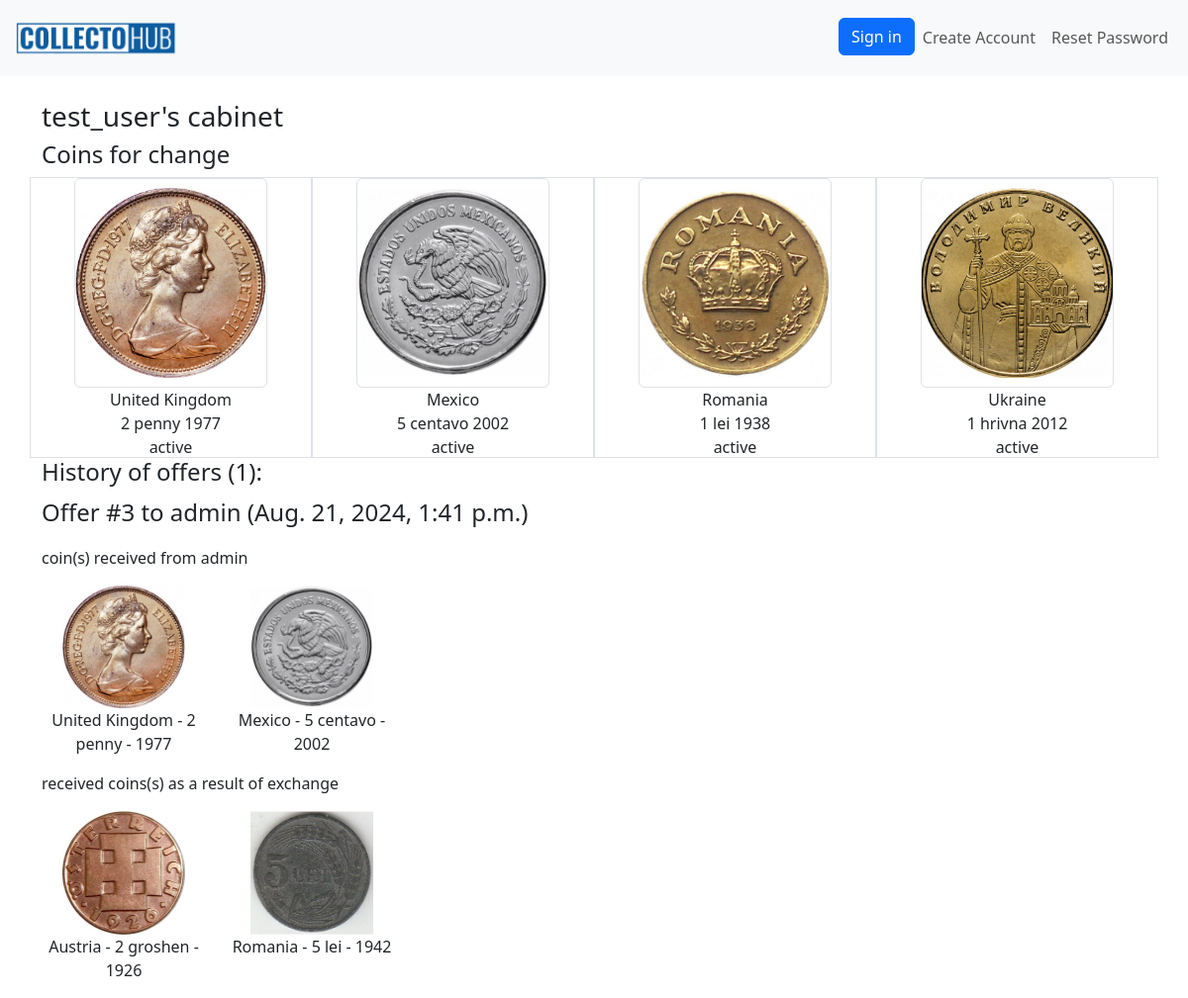
Page /user/cabinet/4/ on the earlier database version.
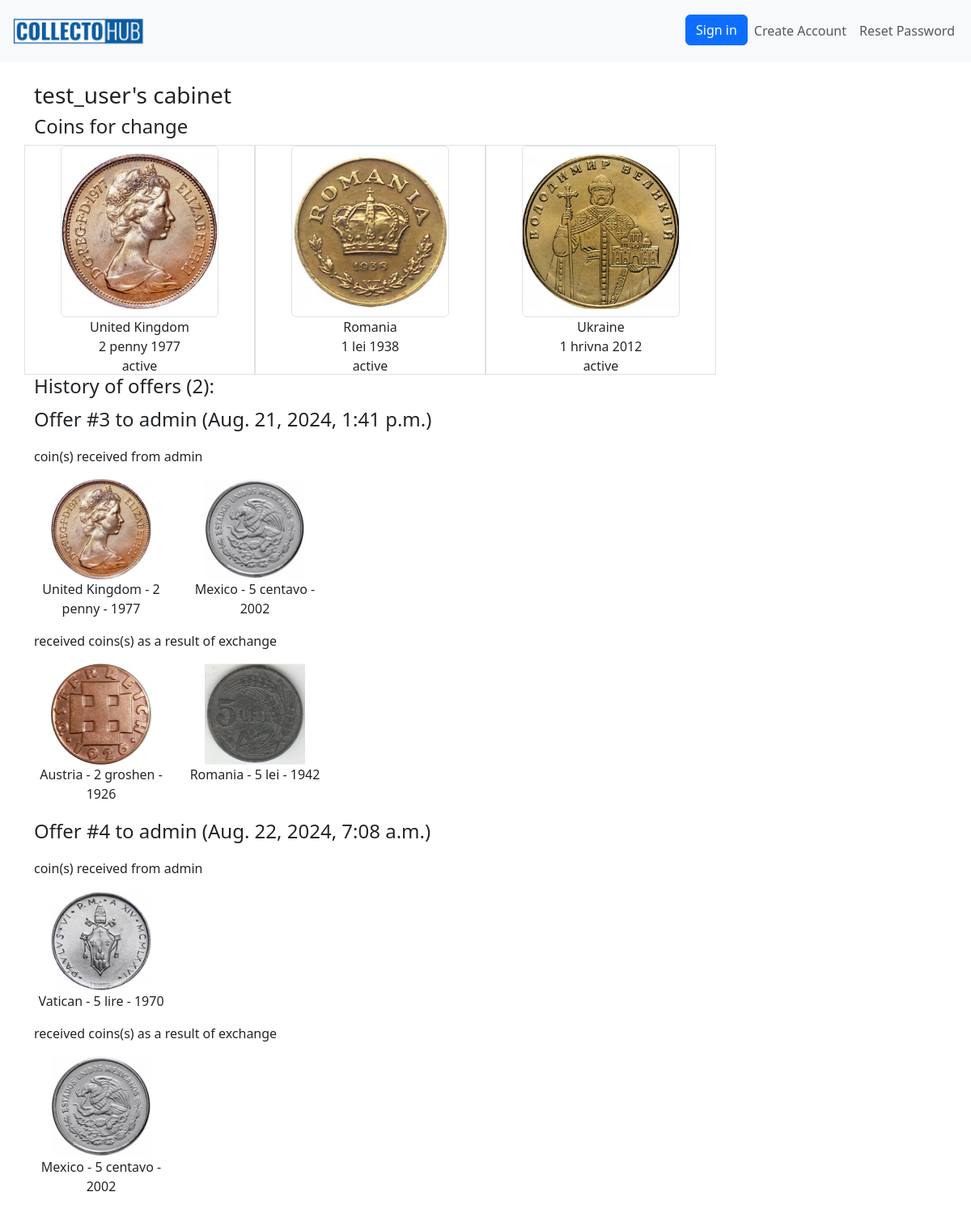
Same page on the later database version.
### coins/models.py (models this page shows, shortened)
class Coin(models.Model):
    img_front = models.ImageField(upload_to='products_image', blank=True)
    img_back = models.ImageField(upload_to='products_image', blank=True)
    img_add_1 = models.ImageField(upload_to='products_image', blank=True)
    img_add_2 = models.ImageField(upload_to='products_image', blank=True)
    country = models.ForeignKey(Country, on_delete=models.CASCADE, related_name='coins')  # Reference to Country
    denomination = models.CharField(max_length=150)  # Denomination
    year = models.IntegerField()  # Year
    material = models.CharField(max_length=15, blank=True, choices=material_choices)  # Material
    safety = models.CharField(max_length=2, blank=True, choices=safety_choices)  # Optional field for admin use
    weight = models.FloatField(blank=True, null=True)  # Weight
    diameter = models.FloatField(blank=True, null=True)  # Diameter
    thickness = models.FloatField(blank=True, null=True)  # Thickness
    circulation = models.IntegerField(blank=True, null=True)  # Circulation
    owner = models.ForeignKey(User, on_delete=models.CASCADE, related_name='coins')
    box = models.ForeignKey('Box', on_delete=models.SET_NULL, blank=True, null=True, related_name='coins')
    status = models.CharField(max_length=1, choices=status_choices_coin, default='a')
    views_counter = models.IntegerField(default=0)
    class Meta:
        verbose_name = 'Coin'
        verbose_name_plural = 'Coins'
    def __str__(self):
        return f'{self.country.name} - {self.denomination} - {self.year}'

class Country(models.Model):
    name = models.CharField(max_length=150, unique=True)
    continent = models.ForeignKey(Continent, on_delete=models.CASCADE, related_name="countries")
    class Meta:
        verbose_name = "Country"
        verbose_name_plural = "Countries"
    def __str__(self):
        return self.name

class UserProfile(models.Model):
    user = models.OneToOneField(User, related_name='profile', on_delete=models.CASCADE)
    user_pic = models.ImageField(blank=True, upload_to='coins/user_pic/')
    phone = models.CharField(max_length=20)
    postcode = models.CharField(max_length=10)
    addres = models.CharField(max_length=150)
    city =  models.CharField(max_length=20)
    def history_of_offers_by_user(self):
        history = MultiOffer.objects.filter(author=self.user, status='d')
        return history
    def active_coins(self):
        return self.user.coins.filter(status='a')

class MultiOffer(models.Model):
    coins_to_get = models.ManyToManyField(Coin, related_name='offers_get')
    coins_to_give = models.ManyToManyField(Coin, related_name='offers_give')
    author = models.ForeignKey(User, related_name='multi_offers_made', on_delete=models.CASCADE)
    responder = models.ForeignKey(User, related_name='multi_offers_look', on_delete=models.CASCADE)
    status = models.CharField(max_length=1, choices=status_choices, default='c')
    created = models.DateTimeField(auto_now_add=True)

### coins/views.py (the view)
# urls.py: path('user/cabinet/<int:pk>/', views.UserCabinetView.as_view(), name='user-cabinet'),
class UserCabinetView(DetailView):
    model = User
    template_name = 'coins/user_cabinet.html'
    context_object_name = 'owner'
    extra_context = {
        'form': MessageForm(),
    }

### coins/context_processors.py (called while the page is built)
def statistics_processor(request):
    return {
        'num_coins': Coin.objects.filter(status='a').count()
    }

### coins/templates/coins/user_cabinet.html (shortened to what this page needs)
{% extends 'coins/base.html' %}
{% block content %}
<h3>{{ owner }}'s cabinet</h3>
<h4>Coins for change </h4>
<div class="row">
  {% for coin in owner.profile.active_coins %}
  <div class="col-3 text-center border">
    <a href="{% url 'coins:coin-detail' pk=coin.id %}">
      <img
        src="{{ coin.img_front.url }}"
        alt="coin"
        class="w-75 h-75 object-fit-contain border rounded"
      />
    </a>
    <p>
      {{ coin.country }}
      <br />
      {{ coin.denomination }} {{ coin.year }}
      <br>
      {{ coin.get_status_display }}
    </p>
  </div>
  {% endfor %}
</div>
<h4>History of offers ({{ owner.profile.history_of_offers_by_user|length }}):</h4>
{% for coins in owner.profile.history_of_offers_by_user %}
<p class="fs-4">Offer #{{ coins.id }} to {{ coins.responder }} ({{ coins.created }})</p>
<p> coin(s) received from {{ coins.responder }}</p>
<div class="row">
  {% for coin in coins.coins_to_get.all %}
  <div class="col-2 text-center">
    <img src="{{ coin.img_front.url }}" class="w-75">
    <p>{{ coin }}</p>
  </div>
  {% endfor %}
</div>
<p>received coins(s) as a result of exchange</p>
<div class="row">
  {% for coin in coins.coins_to_give.all %}
  <div class="col-2 text-center">
    <img src="{{ coin.img_front.url }}" class="w-75">
    <p>{{ coin }}</p>
  </div>
  {% endfor %}
</div>
{% endfor%}
{% endblock %}

Differences in the rows shown:
no longer on one of the page's lists (row edited): Coin: country "Mexico", denomination "5 centavo", year "2002", status "active"
now on this page (row edited): MultiOffer: id "4", responder "admin", created "Aug. 22, 2024, 7:08 a.m.", Coin (img_front (picture), country+denomination+year "Mexico - 5 centavo - 2002")
now on this page (row edited): Coin: img_front (picture), country+denomination+year "Vatican - 5 lire - 1970", shown under "4"
Other differences:
{{ owner.profile.history_of_offers_by_user|length }}: "1" → "2"
